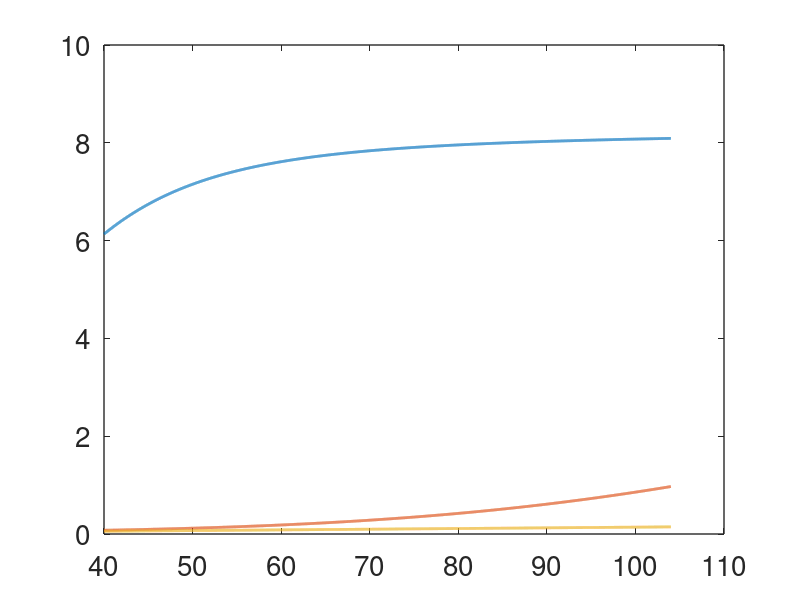

This figure's MATLAB source:
% some CO calculations
clearvars
close all
clc

set(0,                           ...
   'defaultaxesfontsize', 20,   ...
   'defaultaxeslinewidth', 1.0, ...
   'defaultlinelinewidth', 2.0);


Thb = 2;

Ko2 = 0.042;

sigmaO = 1.4e-3;
sigmaCO = 3.3e-2;
beta = 200;


Po2 = [40:.01:104];

O = sigmaO*Po2;
U1 = 1.25e-3;
U2 = sigmaCO*7;

Uvals = [0,U1,U2];

for j = 1:length(Uvals)
    U = Uvals(j);
F = O + 4*Thb*O.^4./(Ko2^4+O.^4+beta^4*U.^4);
 

figure(1)
plot(Po2,F);
hold on

end
